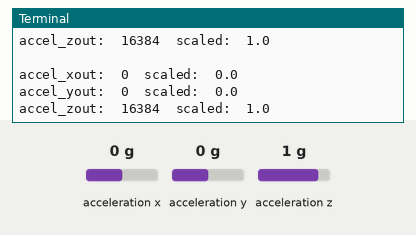
Recording of a program running on a simulated Raspberry Pi (BCM pin numbers). Shown: the last lines printed to the terminal. The inputs (shaded band) are chosen by the test bench; at power-on: acceleration x 0 g, acceleration y 0 g, acceleration z 1 g.

Above: at 1.2 s.
1.3 s: acceleration x set to -1.4 g
At 1.9 s:
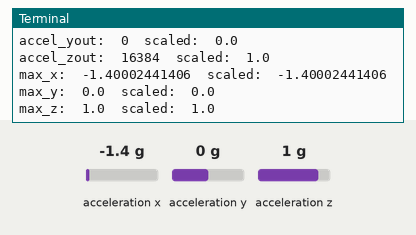
2.8 s: acceleration y set to -1.4 g
At 3.4 s:
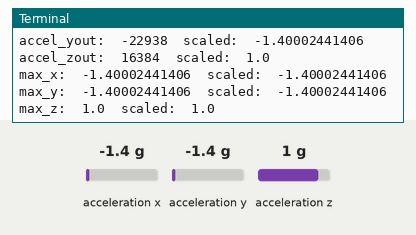
4.3 s: acceleration z set to -1.4 g
At 5.0 s:
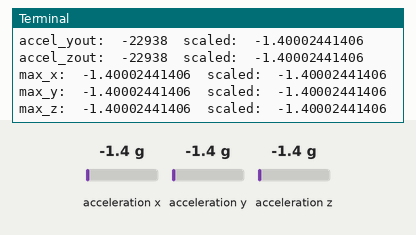

Measured:
- after the input at 1.3 s, the terminal: prints a new line after 0.22 s (image 1)
- after the input at 2.8 s, the terminal: prints a new line after 0.23 s (image 2)
- after the input at 4.3 s, the terminal: prints a new line after 0.24 s (image 3)

The program:

acc.py
```python
#!/usr/bin/python

import smbus
import math
import time

# Accelerometer:
#   vcc -  pin 01   3.3V
#   gnd - pin 09   gnd
#   scl -   pin 06   GPIO03 (SCL1 - I2C)
#   sda -  pin 03   GPIO02 (SDA1 - I2C)


# Power Management registers
power_mgmt_1 = 0x6b
power_mgmt_2 = 0x6c

def read_byte(adr):
    return bus.read_byte_data(address, adr)

def read_word(adr):
    high = bus.read_byte_data(address, adr)
    low = bus.read_byte_data(address, adr+1)
    val = (high <<8) + low
    return val

# Convert from two's complement
def read_word_2c(adr):
    val = read_word(adr)
    if (val > 0x8000):
        return -((65535 - val) + 1)
    else:
        return val

def dist(a,b):
    return math.sqrt((a*a) + (b*b))

def get_x_rotation(x,y,z):
    radians = math.atan2(y, dist(x,z))
    return math.degrees(radians)

def get_y_rotation(x,y,z):
    radians = math.atan2(x, dist(y,z))
    return math.degrees(radians)

bus = smbus.SMBus(1)
address = 0x68                    # from i2cdetect

# Wake up the 6050 since it powers up in sleep mode
bus.write_byte_data(address, power_mgmt_1, 0)

max_x = 0.0
max_y = 0.0
max_z = 0.0

while False:
    print
    print "gyro data"
    print "------------"
    gyro_xout = read_word_2c(0x43)
    gyro_yout = read_word_2c(0x45)
    gyro_zout = read_word_2c(0x47)

    print "gyro_xout: ",+ gyro_xout, " scaled: ", (gyro_xout/131)
    print "gyro_yout: ",+ gyro_yout, " scaled: ", (gyro_yout/131)
    print "gyro_zout: ",+ gyro_zout, " scaled: ", (gyro_zout/131)

    print
    print "accelerometer data"
    print "-------------------------"

    accel_xout = read_word_2c(0x3b)
    accel_yout = read_word_2c(0x3d)
    accel_zout = read_word_2c(0x3f)

    accel_xout_scaled = accel_xout / 16384.0
    accel_yout_scaled = accel_yout / 16384.0
    accel_zout_scaled = accel_zout / 16384.0

    print "accel_xout: ", accel_xout, " scaled: ", accel_xout_scaled
    print "accel_yout: ", accel_yout, " scaled: ", accel_yout_scaled
    print "accel_zout: ", accel_zout, " scaled: ", accel_zout_scaled

    x_rotation = get_x_rotation(accel_xout_scaled, accel_yout_scaled, accel_zout_scaled)
    y_rotation = get_y_rotation(accel_xout_scaled, accel_yout_scaled, accel_zout_scaled)

    print "x_rotation: ", x_rotation
    print "y_rotation: ", y_rotation

    time.sleep(1.0)

while True:
    accel_x = read_word_2c(0x3b)
    accel_y = read_word_2c(0x3d)
    accel_z = read_word_2c(0x3f)

    accel_x_scaled = accel_x / 16384.0
    accel_y_scaled = accel_y / 16384.0
    accel_z_scaled = accel_z / 16384.0

    changed = False
    if math.fabs(accel_x_scaled) > math.fabs(max_x):
        max_x = accel_x_scaled
        changed = True
    if math.fabs(accel_y_scaled) > math.fabs(max_y):
        max_y = accel_y_scaled
        changed = True
    if math.fabs(accel_z_scaled) > math.fabs(max_z):
        max_z = accel_z_scaled
        changed = True

    print
    print "accel_xout: ", accel_x, " scaled: ", accel_x_scaled
    print "accel_yout: ", accel_y, " scaled: ", accel_y_scaled
    print "accel_zout: ", accel_z, " scaled: ", accel_z_scaled

    if changed:
        print "max_x: ", max_x, " scaled: ", accel_x_scaled
        print "max_y: ", max_y, " scaled: ", accel_y_scaled
        print "max_z: ", max_z, " scaled: ", accel_z_scaled

    time.sleep(0.5)
```
